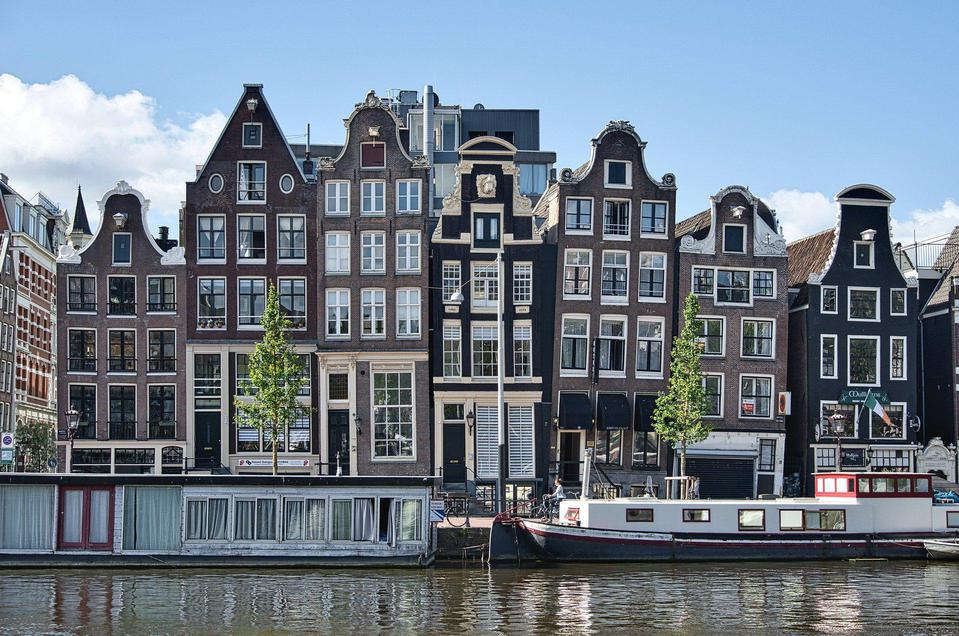
#> input picture basic/image-processing/code/blurr/buildings.jpg, 959 x 636 px
$ python sharp.py
#> lines starting #> are read from the running program, lines starting #| are printed output that depends on the picture
from PIL import Image, ImageFilter

filename = "buildings.jpg"
with Image.open(filename) as img:
#> img is the input picture: PIL image 959x636 RGB; mean R, G, B 111.8, 123.9, 136.8
    img.load()

# sharp_img = img.filter(ImageFilter.SHARPEN)
# img.crop((300, 300, 500, 500)).show()
# sharp_img.crop((300, 300, 500, 500)).show()


smooth_img = img.filter(ImageFilter.SMOOTH)
img.crop((300, 300, 500, 500)).show()
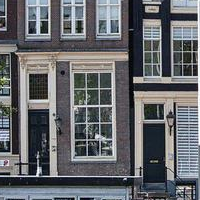
#> shown: PIL image 200x200 RGB; mean R, G, B 100.9, 103.1, 107.2
smooth_img.crop((300, 300, 500, 500)).show()
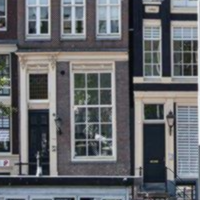
#> shown: PIL image 200x200 RGB; mean R, G, B 100.9, 103, 107.1
